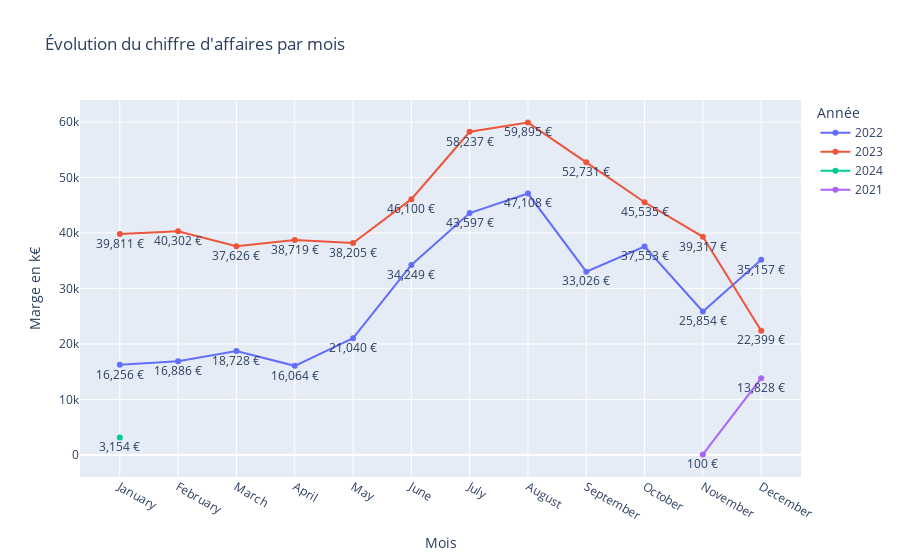

Notebook code for this chart:
### Code cell
data_grouby_CA = data.groupby(["mois", "Année"])["total HT"].sum().reset_index()
mask = data_grouby_CA["total HT"] != 0
data_grouby_CA = data_grouby_CA[mask]

fig = px.line(
    data_grouby_CA,
    x="mois",
    y="total HT",
    color="Année",
    text=data_grouby_CA["total HT"].map(format_currency),
    labels={"total HT": "CA", "mois": "Mois"},
    title="Évolution du chiffre d'affaires par mois",
    )

# Mise en forme du graphique
fig.update_traces(textposition="bottom center")
fig.update_xaxes(type="category")
fig.update_yaxes(title_text="CA en k€")

### Figure 1 — Plotly figure (JSON) as saved in the notebook; plotly's stock layout.template omitted (floating-point values rounded to 4 significant figures)
{"data": [{"hovertemplate": "Année=2022<br>Mois=%{x}<br>CA=%{y}<br>text=%{text}<extra></extra>", "legendgroup": "2022", "line": {"color": "#636efa", "dash": "solid"}, "marker": {"symbol": "circle"}, "mode": "text+markers+lines", "name": "2022", "orientation": "v", "showlegend": true, "text": ["16,256 €", "16,886 €", "18,728 €", "16,064 €", "21,040 €", "34,249 €", "43,597 €", "47,108 €", "33,026 €", "37,553 €", "25,854 €", "35,157 €"], "textposition": "bottom center", "type": "scatter", "x": ["January", "February", "March", "April", "May", "June", "July", "August", "September", "October", "November", "December"], "xaxis": "x", "y": [16256, 16886, 18728, 16064, 21040, 34249, 43597, 47108, 33026, 37553, 25854, 35157], "yaxis": "y"}, {"hovertemplate": "Année=2023<br>Mois=%{x}<br>CA=%{y}<br>text=%{text}<extra></extra>", "legendgroup": "2023", "line": {"color": "#EF553B", "dash": "solid"}, "marker": {"symbol": "circle"}, "mode": "text+markers+lines", "name": "2023", "orientation": "v", "showlegend": true, "text": ["39,811 €", "40,302 €", "37,626 €", "38,719 €", "38,205 €", "46,100 €", "58,237 €", "59,895 €", "52,731 €", "45,535 €", "39,317 €", "22,399 €"], "textposition": "bottom center", "type": "scatter", "x": ["January", "February", "March", "April", "May", "June", "July", "August", "September", "October", "November", "December"], "xaxis": "x", "y": [39811, 40302, 37626, 38719, 38205, 46100, 58237, 59895, 52731, 45535, 39317, 22399], "yaxis": "y"}, {"hovertemplate": "Année=2024<br>Mois=%{x}<br>CA=%{y}<br>text=%{text}<extra></extra>", "legendgroup": "2024", "line": {"color": "#00cc96", "dash": "solid"}, "marker": {"symbol": "circle"}, "mode": "text+markers+lines", "name": "2024", "orientation": "v", "showlegend": true, "text": ["3,154 €"], "textposition": "bottom center", "type": "scatter", "x": ["January"], "xaxis": "x", "y": [3154], "yaxis": "y"}, {"hovertemplate": "Année=2021<br>Mois=%{x}<br>CA=%{y}<br>text=%{text}<extra></extra>", "legendgroup": "2021", "line": {"color": "#ab63fa", "dash": "solid"}, "marker": {"symbol": "circle"}, "mode": "text+markers+lines", "name": "2021", "orientation": "v", "showlegend": true, "text": ["100 €", "13,828 €"], "textposition": "bottom center", "type": "scatter", "x": ["November", "December"], "xaxis": "x", "y": [100, 13828], "yaxis": "y"}], "layout": {"legend": {"title": {"text": "Année"}, "tracegroupgap": 0}, "title": {"text": "Évolution du chiffre d'affaires par mois"}, "xaxis": {"anchor": "y", "domain": [0, 1], "title": {"text": "Mois"}, "type": "category"}, "yaxis": {"anchor": "x", "domain": [0, 1], "title": {"text": "Marge en k€"}}}}
